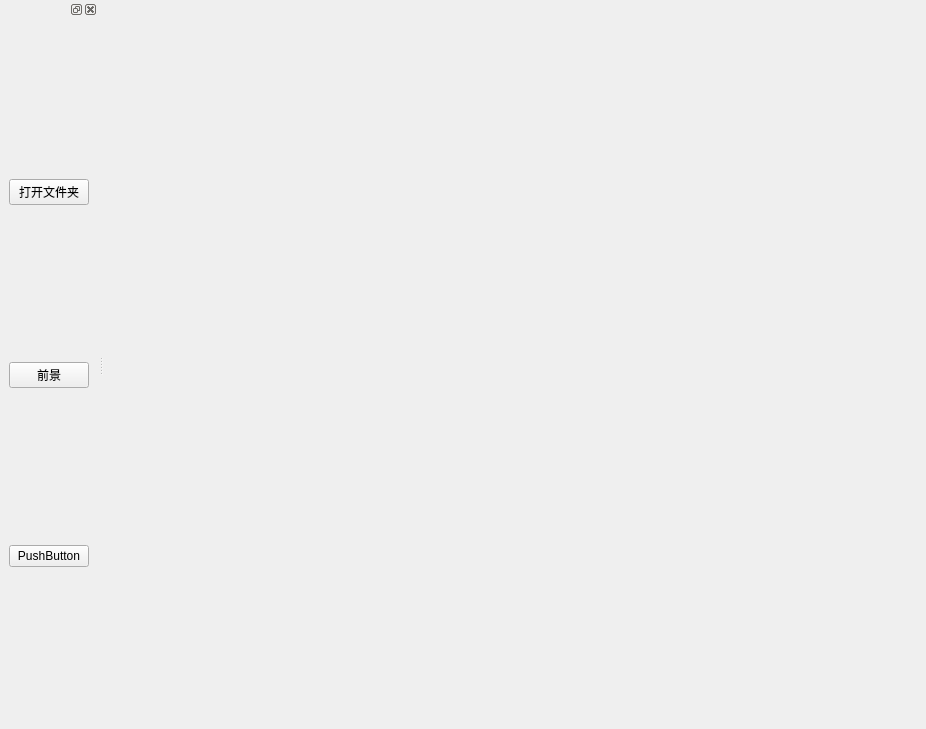
<?xml version="1.0" encoding="UTF-8"?>
<ui version="4.0">
 <class>MainWindow</class>
 <widget class="QMainWindow" name="MainWindow">
  <property name="geometry">
   <rect>
    <x>0</x>
    <y>0</y>
    <width>926</width>
    <height>729</height>
   </rect>
  </property>
  <property name="windowTitle">
   <string>MainWindow</string>
  </property>
  <widget class="QWidget" name="widget">
   <layout class="QHBoxLayout" name="topHL"/>
  </widget>
  <widget class="QDockWidget" name="dockWidget_2">
   <attribute name="dockWidgetArea">
    <number>1</number>
   </attribute>
   <widget class="QWidget" name="dockWidgetContents_2">
    <layout class="QVBoxLayout" name="verticalLayout_2">
     <item>
      <widget class="QPushButton" name="openPicDirBTN">
       <property name="layoutDirection">
        <enum>Qt::RightToLeft</enum>
       </property>
       <property name="text">
        <string>打开文件夹</string>
       </property>
       <property name="icon">
        <iconset>
         <normaloff>foreland.ico</normaloff>foreland.ico</iconset>
       </property>
      </widget>
     </item>
     <item>
      <widget class="QPushButton" name="foregroundBTN">
       <property name="text">
        <string>前景</string>
       </property>
      </widget>
     </item>
     <item>
      <widget class="QPushButton" name="pushButton_3">
       <property name="text">
        <string>PushButton</string>
       </property>
      </widget>
     </item>
    </layout>
   </widget>
  </widget>
 </widget>
 <resources/>
 <connections/>
</ui>
